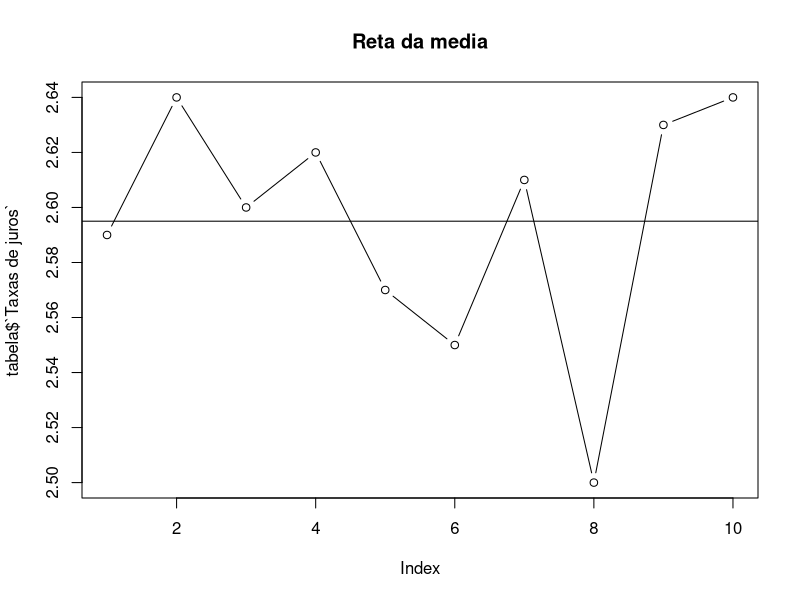
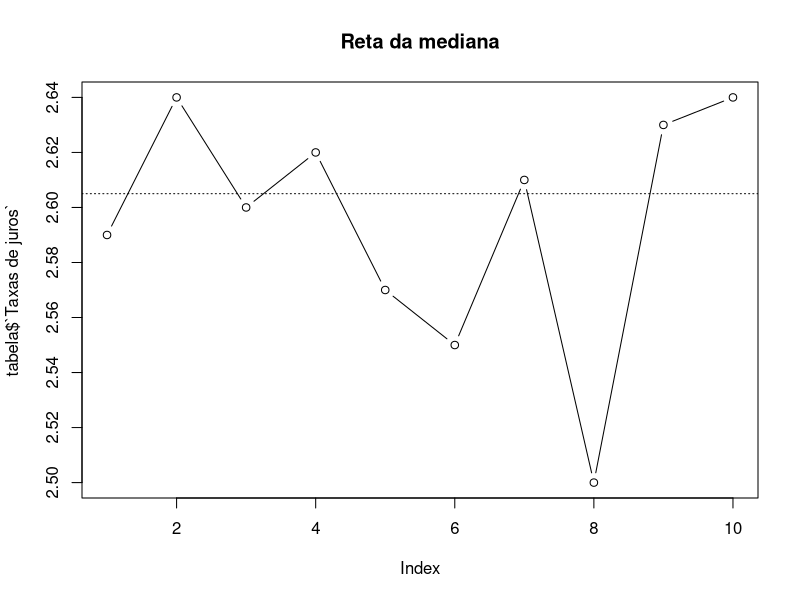
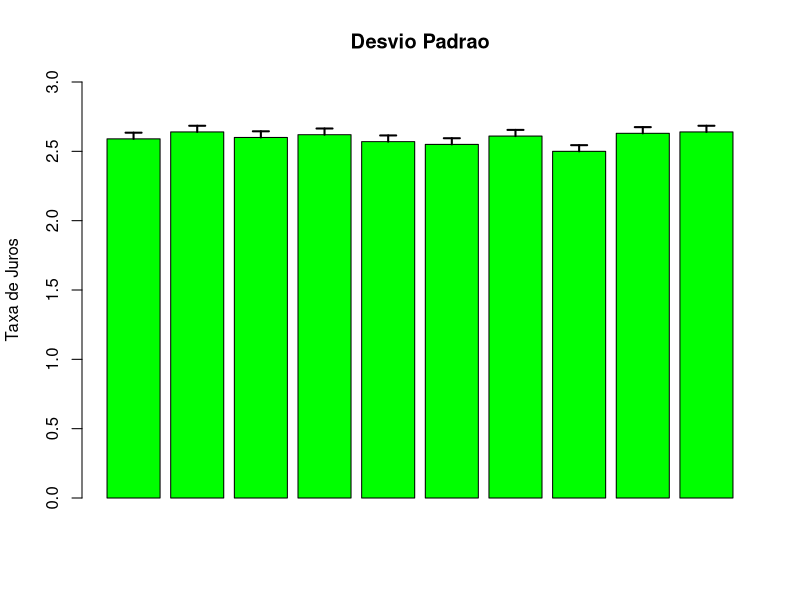

Generate these figures, in order, with R:
# Exercicio 1 da 1ª Lista #

#Lendo Tabela
if(!"readxl" %in% installed.packages()) install.packages("readxl")
library(readxl)
tabela <- read_excel("./dados/exercicio1.xls")

#Gerando Valores:
#Media
mediaExercicio1 <- mean(tabela$`Taxas de juros`)
#Mediana
medianaExercicio1 <- median(tabela$`Taxas de juros`)
#Desvio Padrao
dpExercicio1 <- sd(tabela$`Taxas de juros`)
#Variancia
varianciaExercicio1 <- var(tabela$`Taxas de juros`)
#Minima e Maxima
minimoExercicio1 <- min(tabela$`Taxas de juros`)
maximoExercicio1 <- max(tabela$`Taxas de juros`)
#Primeiro e Terceiro Quartil
q1Exercicio1 <- quantile(tabela$`Taxas de juros`,prob=c(.25))
q3Exercicio1 <- quantile(tabela$`Taxas de juros`,prob=c(.75))

#Gerando Gráficos:
#Media:
plot(tabela$`Taxas de juros`,type = "b",  main = 'Reta da media')
abline(h = mediaExercicio1)

#Mediana
plot(tabela$`Taxas de juros`,type = "b",  main = 'Reta da mediana')
abline(h = medianaExercicio1,lty = 3)

#DesvioPadrao
if(!"plotrix" %in% installed.packages()) install.packages("plotrix")
require(plotrix)
gr_dp <- barplot(tabela$`Taxas de juros`,ylim = c(0,3), col = 'green', ylab = 'Taxa de Juros', main = 'Desvio Padrao')
plotCI(x = gr_dp, y = tabela$`Taxas de juros`,uiw = dpExercicio1,liw = 0, add = TRUE, pch = NA, lwd = 2)


